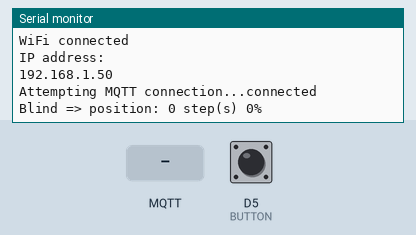
Simulated run of this sketch. Board: ESP8266 (NodeMCU). Parts: the last lines printed to the serial monitor. Inputs (shaded band) come from the test bench; at power-on: D5 (BUTTON) HIGH. WiFi joins after 1.5 s; servers stay silent unless stated; EEPROM starts erased; no MQTT or app messages arrive unless stated.

Above: at 2.7 s.
2.8 s: D5 (BUTTON) pulled LOW for 0.15 s
At 3.8 s:
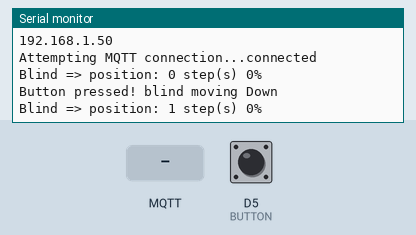
4.4 s: MQTT message "0" arrives on the first subscribed topic
At 4.9 s:
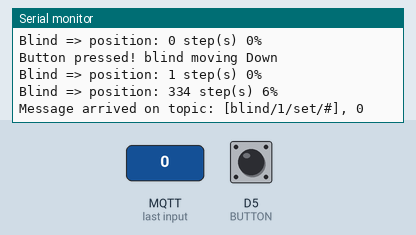
5.9 s: D5 (BUTTON) pulled LOW for 1 s
At 7.3 s:
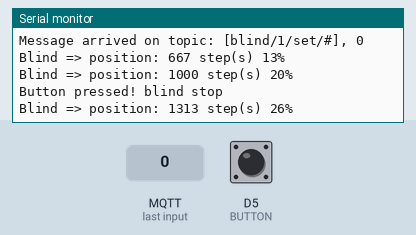
8.4 s: MQTT message "0" arrives on the second subscribed topic
At 9.2 s:
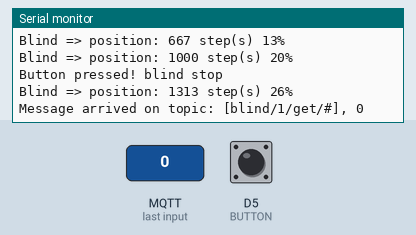
9.9 s: D5 (BUTTON) pulled LOW for 0.15 s
At 10.7 s:
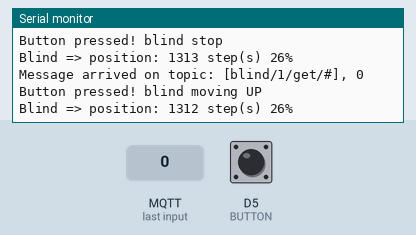
11.6 s: D5 (BUTTON) pulled LOW for 3.2 s
At 15.04 s:
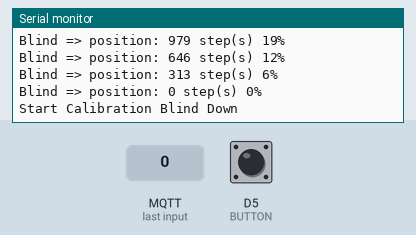
Timing chart, 0 to 16.5 s (numbered marks = the images above; inputs shaded):
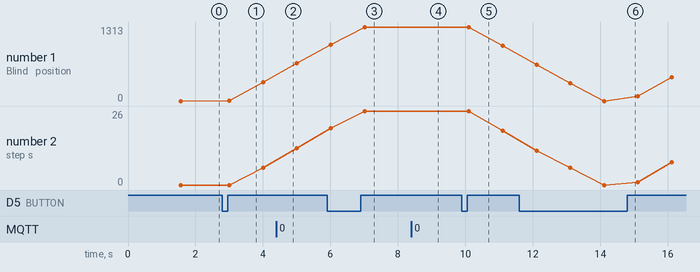

Measured:
- after the input at 2.8 s, the serial monitor: prints a new line after 0.20 s (image 1)
- after the input at 4.4 s, the serial monitor: prints a new line at once (image 2)
- after the input at 5.9 s, the serial monitor: prints a new line after 1.1 s (image 3)
- after the input at 8.4 s, the serial monitor: prints a new line at once (image 4)
- after the input at 9.9 s, the serial monitor: prints a new line after 0.20 s (image 5)
- after the input at 11.6 s, the serial monitor: prints a new line after 3.3 s (image 6)
- plotted number 1: 0 → 334 after the input at 2.8 s, 667 → 1313 after the input at 5.9 s, 1313 → 979 after the input at 9.9 s, 979 → 753 after the input at 11.6 s
- plotted number 2: 0 → 6 after the input at 2.8 s, 26 → 19 after the input at 9.9 s, 19 → 15 after the input at 11.6 s

The sketch:

Esp12E_motorShield.ino
```cpp
/*

   program:  Esp12E_motorShield
   Daniel Perron (c) April,2018
   version 1.01


   // motor shield connection are different from the reference
   // because the reference assumes that the L293 is directly linked to each input of the shield.
   // but D1 is PWM_A
   //     D2 is PWM_B
   //     D3 is DIRECTION_A
   //     D4 is DIRECTION_B
   // Why!  there is a small sot-26 I.C. which inverts the signal and D1 and D2 are connected to the ENABLE PIN.
   // D3 and D4 use the inverter to create A+ A- and B+ B-
   //
   // so the wire is
   //
   //  A- Blue
   //  A+ Yellow
   //  B- Pink
   //  B+ Orange
   //
   //  VM,VIN and the red wire to 5V.

   ref:

   - Blind using ESP8266 with motor shield
     ref: http://www.instructables.com/id/Motorized-WiFi-IKEA-Roller-Blind/


   - Hardware Timer
     ESP8266 Timer Example
     Hardware: NodeMCU
     Circuits4you.com
     2018
     LED Blinking using Timer
     https://circuits4you.com/2018/01/02/esp8266-timer-ticker-example/
*/

#include <ESP8266WiFi.h>
#include <PubSubClient.h>
#include <EEPROM.h>


//===== Wifi definition


const char* ssid     = "mySSID";
const char* password = "myPASSWORD";
const char* mqtt_server = "10.11.12.192";
const char* mqtt_user = "";
const char* mqtt_password = "";


//===== MQTT definition
const char  deviceID =1;
const char* clientID = "blind1";
const char* headerTopic="blind";

/*
    - Publish topics

       blind/1/status/blind            Blind position in percent 0%=open 100% = close
                                    this is published every second when motor moves and on every minute.

       blind/1/status/total            Total number of step to close the blind
                                    This is publish if a subscrive /blind/1/get/total is received.

       blind/1/status/step             Blind position in number of step  0= open   totalStep = close
                                    This is publish if a subscribe /blind/1/get/step is received.

    - Subscribe topics

       blind/1/set/blind             set target Blind position  in percent.

       blind/1/set/step              set target Blind position  in number of step from open position.

       blind/1/set/total             set the total number of step position from open to close.

       blind/1/set/home              set the current position the be the open position.

       blind/1/get/blind             Ask then system to publish blind position in percent. Message value could be anything.

       blind/1/get/step              Ask then system to publish step position. Message value could be anything.

       blind/1/get/total             Ask the system to publish the total number of step from open to close.


P.S.  "blind" is define by the variable headertopic.  It could be change
      "1"     is define by the variable deviceID.  It could be change.

*/


char  mainTopic[128];         // this is the construction of the main topic string by default it is "blind/1/"


WiFiClient espClient;
PubSubClient client(espClient);


// structure created to store information into EEPROM

typedef struct {
unsigned short ID;     // this is to validate the EEPROM record
long totalStep;        // this is the number of step from open to close
long currentStep;      // this is the current position of the blind
}config_struct;

config_struct config;

long stepTarget;       // this is the wanted step position of the blind
long stepRefresh;      // this is the step position of the blind send by mqtt it will be refresh every seconds


// this is the hardware timer interval 10000 egual 2 ms
#define STEPPER_INTERVAL_2MS 10000
#define STEPPER_INTERVAL_3MS 15000

#define STEPPER_INTERVAL STEPPER_INTERVAL_3MS

//====== GPIO DEFINITION

#define STEPPER_PWM_A D1
#define STEPPER_PWM_B D2
#define STEPPER_DIR_A D3
#define STEPPER_DIR_B D4
#define BUTTON        D5


// STEPPER MOTOR DEFINITION
bool stepA[4]={true,true,false,false};
bool stepB[4]={false,true,true,false};


volatile bool updateEEpromFlag= false;   // Flag to indicate that we need to store info into EEROM
volatile bool stepperMoveFlag=false;     // This indicate that the stepper move
volatile uint8_t bstep;                  // Use by interrupt to set the coils output
unsigned long lapsetime;                 // time lapse to publish blind status


unsigned long buttonDebounceTime;
bool          buttonState=false;
unsigned long pressTime;
uint8_t       buttonUpDown=true;   // what will be the next function of the button;


// button debounce and calibrate function
#define CALIB_NONE   0
#define CALIB_DOWN   1
#define CALIB_UP     2
#define CALIB_DONE   3

uint8_t calib_state;

#define DEBOUNCE_TIME      50
#define CALIB_TIME         3000
#define VERY_LONG_TIME     10000


// EEROM stuff
//===========================================
  void ReadEEprom(){
    int loop;
    uint8_t * pointer = (uint8_t *)  &config;
    for(loop=0;loop<sizeof(config_struct);loop++)
     {
        *pointer=EEPROM.read(loop);
        pointer++;
     }
  }

//===========================================
  void WriteEEprom(){
    int loop;
    uint8_t * pointer = (uint8_t *)  &config;
    for(loop=0;loop<sizeof(config_struct);loop++)
     {
        EEPROM.write(loop, *pointer);
        pointer++;
     }
     EEPROM.commit();
  }


//======  button debounce
// get rid of bouncing button behavior  by adding a delay before the button change state

bool checkButton()
{
  bool BState = digitalRead(BUTTON);

  if(BState == buttonState)
    {
      buttonDebounceTime=millis();
    }
   else
    {
      if( (millis() - buttonDebounceTime) > DEBOUNCE_TIME)
            {
              buttonState=BState;
              if(!buttonState)
                pressTime= millis();
            }
    }
  return buttonState;
}

// ok the button has been pressed what do we do
// Move UP, DOWN or stop

void moveUpDown()
{
   long istep;

   noInterrupts();
   istep = config.currentStep;
   interrupts();

   //Are we moving
   if(stepTarget == istep)
    {
      //no we don't move then figure which way to move
      if(config.currentStep == 0)
       {
           buttonUpDown=false;
           // ok we need to move down since we are at the top
           stepTarget= config.totalStep;
       }
      else if(config.currentStep == config.totalStep)
       {
           // ok we need to move up since we are at the bottom
           buttonUpDown=true;
           stepTarget=0;
           return;
       }
       else
       {
       // ok let's invert last direction
       buttonUpDown = !buttonUpDown;
       stepTarget = buttonUpDown ? 0 : config.totalStep;
       }
       Serial.printf("Button pressed! blind moving %s\r\n", buttonUpDown ? "UP" : "Down");

    }
    else
    {
      // yes then stop
      noInterrupts();
      stepTarget=config.currentStep;
      interrupts();
      Serial.println("Button pressed! blind stop");
      updateEEpromFlag=true;
    }

}


//======== CALIBRATION


// Calibration cycle state  startCalibration,startCalibrationUP and recordCalibrationCount

// Ok we start the calibration go down until.....
void startCalibration()
{
  Serial.println("Start Calibration Blind Down");
   config.currentStep=0;
   stepTarget=1000000;
}

// ok we need to move up until........
void startCalibrationUP()
{
  Serial.println("Calibration Blind Up");
  noInterrupts();
  config.currentStep=0;
  stepTarget=-1000000;
  interrupts();
}

// ok we got the top let's record the number of step and set this position to 0
void recordCalibrationCount()
{
  noInterrupts();
  config.totalStep= -(config.currentStep);
  config.currentStep=0;
  stepTarget=0;
  interrupts();
  Serial.print("Calibration Done! TotalCount=");
  Serial.println(config.totalStep);

}


// This is the main calibration cycle
//
// CALIB_NONE : check if button press and if it is pressed less than CALIB_TIME move BLIND
//                if it is more than CALIB_TIME than start calibration;
// CALIB_DOWN : wait until user press the button to tell that the blind is close.
// CALIB_UP:    wait until user press the button to tell that the blind is open.
// CALIB_DONE:  wait until the button is release to record total number of step and save it to EEROM

void calibCycle()
{
  static bool LastButton= true;
  bool cur_button= checkButton();
  unsigned long delta;
  switch(calib_state){

   case CALIB_NONE: if(cur_button && (!LastButton))
                    {

                     // do we have 2 sec left
                     delta = millis() - pressTime;
                     if(delta > VERY_LONG_TIME)
                       break; // forget button too long
                     if(delta > CALIB_TIME)
                      {
                       startCalibration();
                       calib_state= CALIB_DOWN;
                       break;
                      }
                      // ok not a calibration
                      // then move up or down
                      moveUpDown();
                     }
                     break;
   case CALIB_DOWN:if(!cur_button && (LastButton))
                     {
                     startCalibrationUP();
                     calib_state=CALIB_UP;
                     }
                   break;
   case CALIB_UP:  if(!cur_button && (LastButton))
                     {
                      recordCalibrationCount();
                      calib_state=CALIB_DONE;
                     }
                   break;
   default:
                   if(cur_button)
                   {
                   publishTotal();
                   calib_state= CALIB_NONE;
                   }
  }
  LastButton = cur_button;
}

//== HARDWARE TIME IRQ ==================================================================
// check if currentStep == stepTarget. If yes stop interupt
// If no than keep interrupt and move coils positions;
void ICACHE_RAM_ATTR onTimerISR(){
    bstep = config.currentStep & 0x3;
     if(config.currentStep == stepTarget)
    {
      digitalWrite(STEPPER_PWM_A, false);
      digitalWrite(STEPPER_PWM_B, false);
      stepperMoveFlag=false;
      timer1_detachInterrupt();
      updateEEpromFlag=true;
    }
    else
   {
    stepperMoveFlag=true;
    digitalWrite(STEPPER_DIR_A, stepA[bstep]);
    digitalWrite(STEPPER_DIR_B, stepB[bstep]);

      if(config.currentStep > stepTarget)
          config.currentStep--;
     else
          config.currentStep++;
     timer1_write(STEPPER_INTERVAL);
    }
}


//======  MQTT FUNCTION

// function to add sub-topic  into the main topic
// it will return a full topic in char *
String buildTopicName(const char * subTopic)
{
   static String returnString;

    returnString = String(mainTopic) + String(subTopic);
    return returnString;
//    static char fullTopic[256];
//    strcpy(fullTopic,mainTopic);
//    strcat(fullTopic,subTopic);
//    return String(fullTopic);

}


//===== this publish the blind status  blind/1/status/blind
void   publishStatus()
{
   char buffer[32];
   long ltemp;
   if(config.totalStep > 0)
    {
      noInterrupts();
      stepRefresh = config.currentStep;
      interrupts();
      ltemp = (stepRefresh *100) / config.totalStep;
      ltoa(ltemp,buffer,10);
      client.publish(buildTopicName("status/blind").c_str(),buffer,true);
      Serial.printf("Blind => position: %d step(s) %d%%\r\n",stepRefresh,ltemp);
    }
}


//===== this publish the total number of step from open to close   blind/1/status/total
void   publishTotal()
{
   char buffer[32];
   ltoa(config.totalStep,buffer,10);
   client.publish(buildTopicName("status/total").c_str(),buffer);
}


//===== this publish the current  number of step    blind/1/status/step
void   publishStep()
{
   char buffer[32];
   ltoa(config.currentStep,buffer,10);
   client.publish(buildTopicName("status/step").c_str(),buffer);
}


//=======================================================================
//                               Setup
//=======================================================================
void setup_wifi() {

  delay(10);
  // We start by connecting to a WiFi network
  Serial.println();
  Serial.print("Connecting to ");
  Serial.println(ssid);

  WiFi.begin(ssid, password);

  while (WiFi.status() != WL_CONNECTED) {
    delay(500);
    Serial.print(".");
  }

  Serial.println("");
  Serial.println("WiFi connected");
  Serial.println("IP address: ");
  Serial.println(WiFi.localIP());
}


// MQTT callback
void callback(char* topic, byte* payload, unsigned int length) {
  // Conver the incoming byte array to a string
  payload[length] = '\0'; // Null terminator used to terminate the char array
  String message = (char*)payload;
  String S_topic= topic;
  long ltemp;
  Serial.print("Message arrived on topic: [");
  Serial.print(topic);
  Serial.print("], ");
  Serial.println(message);

  if(S_topic == buildTopicName("set/blind"))
  {
     ltemp = message.toInt();
    if((ltemp >= 0 ) && (ltemp < 101))
     if(config.totalStep > 0)
     {
       stepTarget= ltemp * config.totalStep /100;
       Serial.printf("Target step set to %d\r\n",stepTarget);
       // ok are we going up or down
       noInterrupts();
       ltemp = config.currentStep;
       interrupts();
       buttonUpDown = stepTarget < ltemp;

     }
    return;
  }
  if(S_topic == buildTopicName("set/step"))
  {
    stepTarget=message.toInt();
    Serial.printf("Target step set to %d\r\n",stepTarget);
    // ok are we going up or down
    noInterrupts();
    ltemp = config.currentStep;
    interrupts();
    buttonUpDown = stepTarget < ltemp;
     return;
  }


  if(S_topic == buildTopicName("set/total"))
  {
    config.totalStep=message.toInt();
    updateEEpromFlag=true;
    Serial.printf("Total step set to %d\r\n",config.totalStep);
    return;
  }


  if(S_topic == buildTopicName("set/home"))
  {
    noInterrupts();
    config.currentStep=message.toInt();
    stepTarget=config.currentStep;
    interrupts();
    updateEEpromFlag=true;
    Serial.printf("Home set to %d\r\n",stepTarget);
    return;
  }

  if(S_topic == buildTopicName("get/blind"))
  {
    publishStatus();
    return;
  }


  if(S_topic == buildTopicName("get/total"))
  {
    publishTotal();
    Serial.printf("Total step is %d\r\n",config.totalStep);
    return;
  }


  if(S_topic == buildTopicName("get/step"))
  {
    publishStep();
    Serial.printf("Current step is %d\r\n",config.currentStep);
    return;
  }


}

void reconnect() {
  // Loop until we're reconnected
  while (!client.connected()) {
    Serial.print("Attempting MQTT connection...");
    // Attempt to connect
    if (client.connect(clientID,mqtt_user,mqtt_password)) {
      Serial.println("connected");
      // Once connected, publish an announcement...
      publishStatus();
      // ... and resubscribe
      client.subscribe(buildTopicName("set/#").c_str());
      client.subscribe(buildTopicName("get/#").c_str());
    } else {
      Serial.print("failed, rc=");
      Serial.print(client.state());
      Serial.println(" try again in 5 seconds");
      // Wait 5 seconds before retrying
      delay(5000);
    }
  }
}


void setup()
{
    char buffer[32];
    Serial.begin(115200);
    setup_wifi();

    // build mqtt main topic
    strcpy(mainTopic,headerTopic);
    strcat(mainTopic,"/");
    ltoa(deviceID,buffer,10);
    strcat(mainTopic,buffer);
    strcat(mainTopic,"/");


    client.setServer(mqtt_server,1883);
    client.setCallback(callback);

    pinMode(BUTTON, INPUT_PULLUP);
    pinMode(STEPPER_PWM_A,OUTPUT);
    pinMode(STEPPER_PWM_B,OUTPUT);
    pinMode(STEPPER_DIR_A,OUTPUT);
    pinMode(STEPPER_DIR_B,OUTPUT);
    digitalWrite(STEPPER_PWM_A, false);
    digitalWrite(STEPPER_PWM_B, false);

    EEPROM.begin(sizeof(config_struct));

    ReadEEprom();
    if(config.ID != 0xA501)
      {
        config.ID=0xA501;
        config.totalStep=5000;
        config.currentStep=0;
        WriteEEprom();
      }
     stepTarget=config.currentStep;
     stepperMoveFlag=false;
     updateEEpromFlag = false;
     lapsetime=millis();

}

//=======================================================================
//                MAIN LOOP
//=======================================================================
void loop()
{
   unsigned long deltatime;
   if (!client.connected()) {
    reconnect();
  }
  deltatime = millis() - lapsetime;
  if(deltatime > 1000)
    {
       if(deltatime > 60000)
        {
          // ok more that 60 seconds without news let's send status
          stepRefresh = ~config.currentStep;
        }

       if(stepRefresh != config.currentStep)
        {
          publishStatus();
          lapsetime=millis();
        }
    }

    if(!stepperMoveFlag)
    {
     if(updateEEpromFlag)
      {
          WriteEEprom();
          updateEEpromFlag=false;
      }

      if(stepTarget != config.currentStep)
         {
              stepperMoveFlag= true;
              digitalWrite(STEPPER_PWM_A, true);
              digitalWrite(STEPPER_PWM_B, true);
              timer1_attachInterrupt(onTimerISR);
              timer1_enable(TIM_DIV16, TIM_EDGE, TIM_SINGLE);
              timer1_write(STEPPER_INTERVAL);
          }
     }
  client.loop();
  calibCycle();
  // mqtt.handle();

}
//=======================================================================
```
